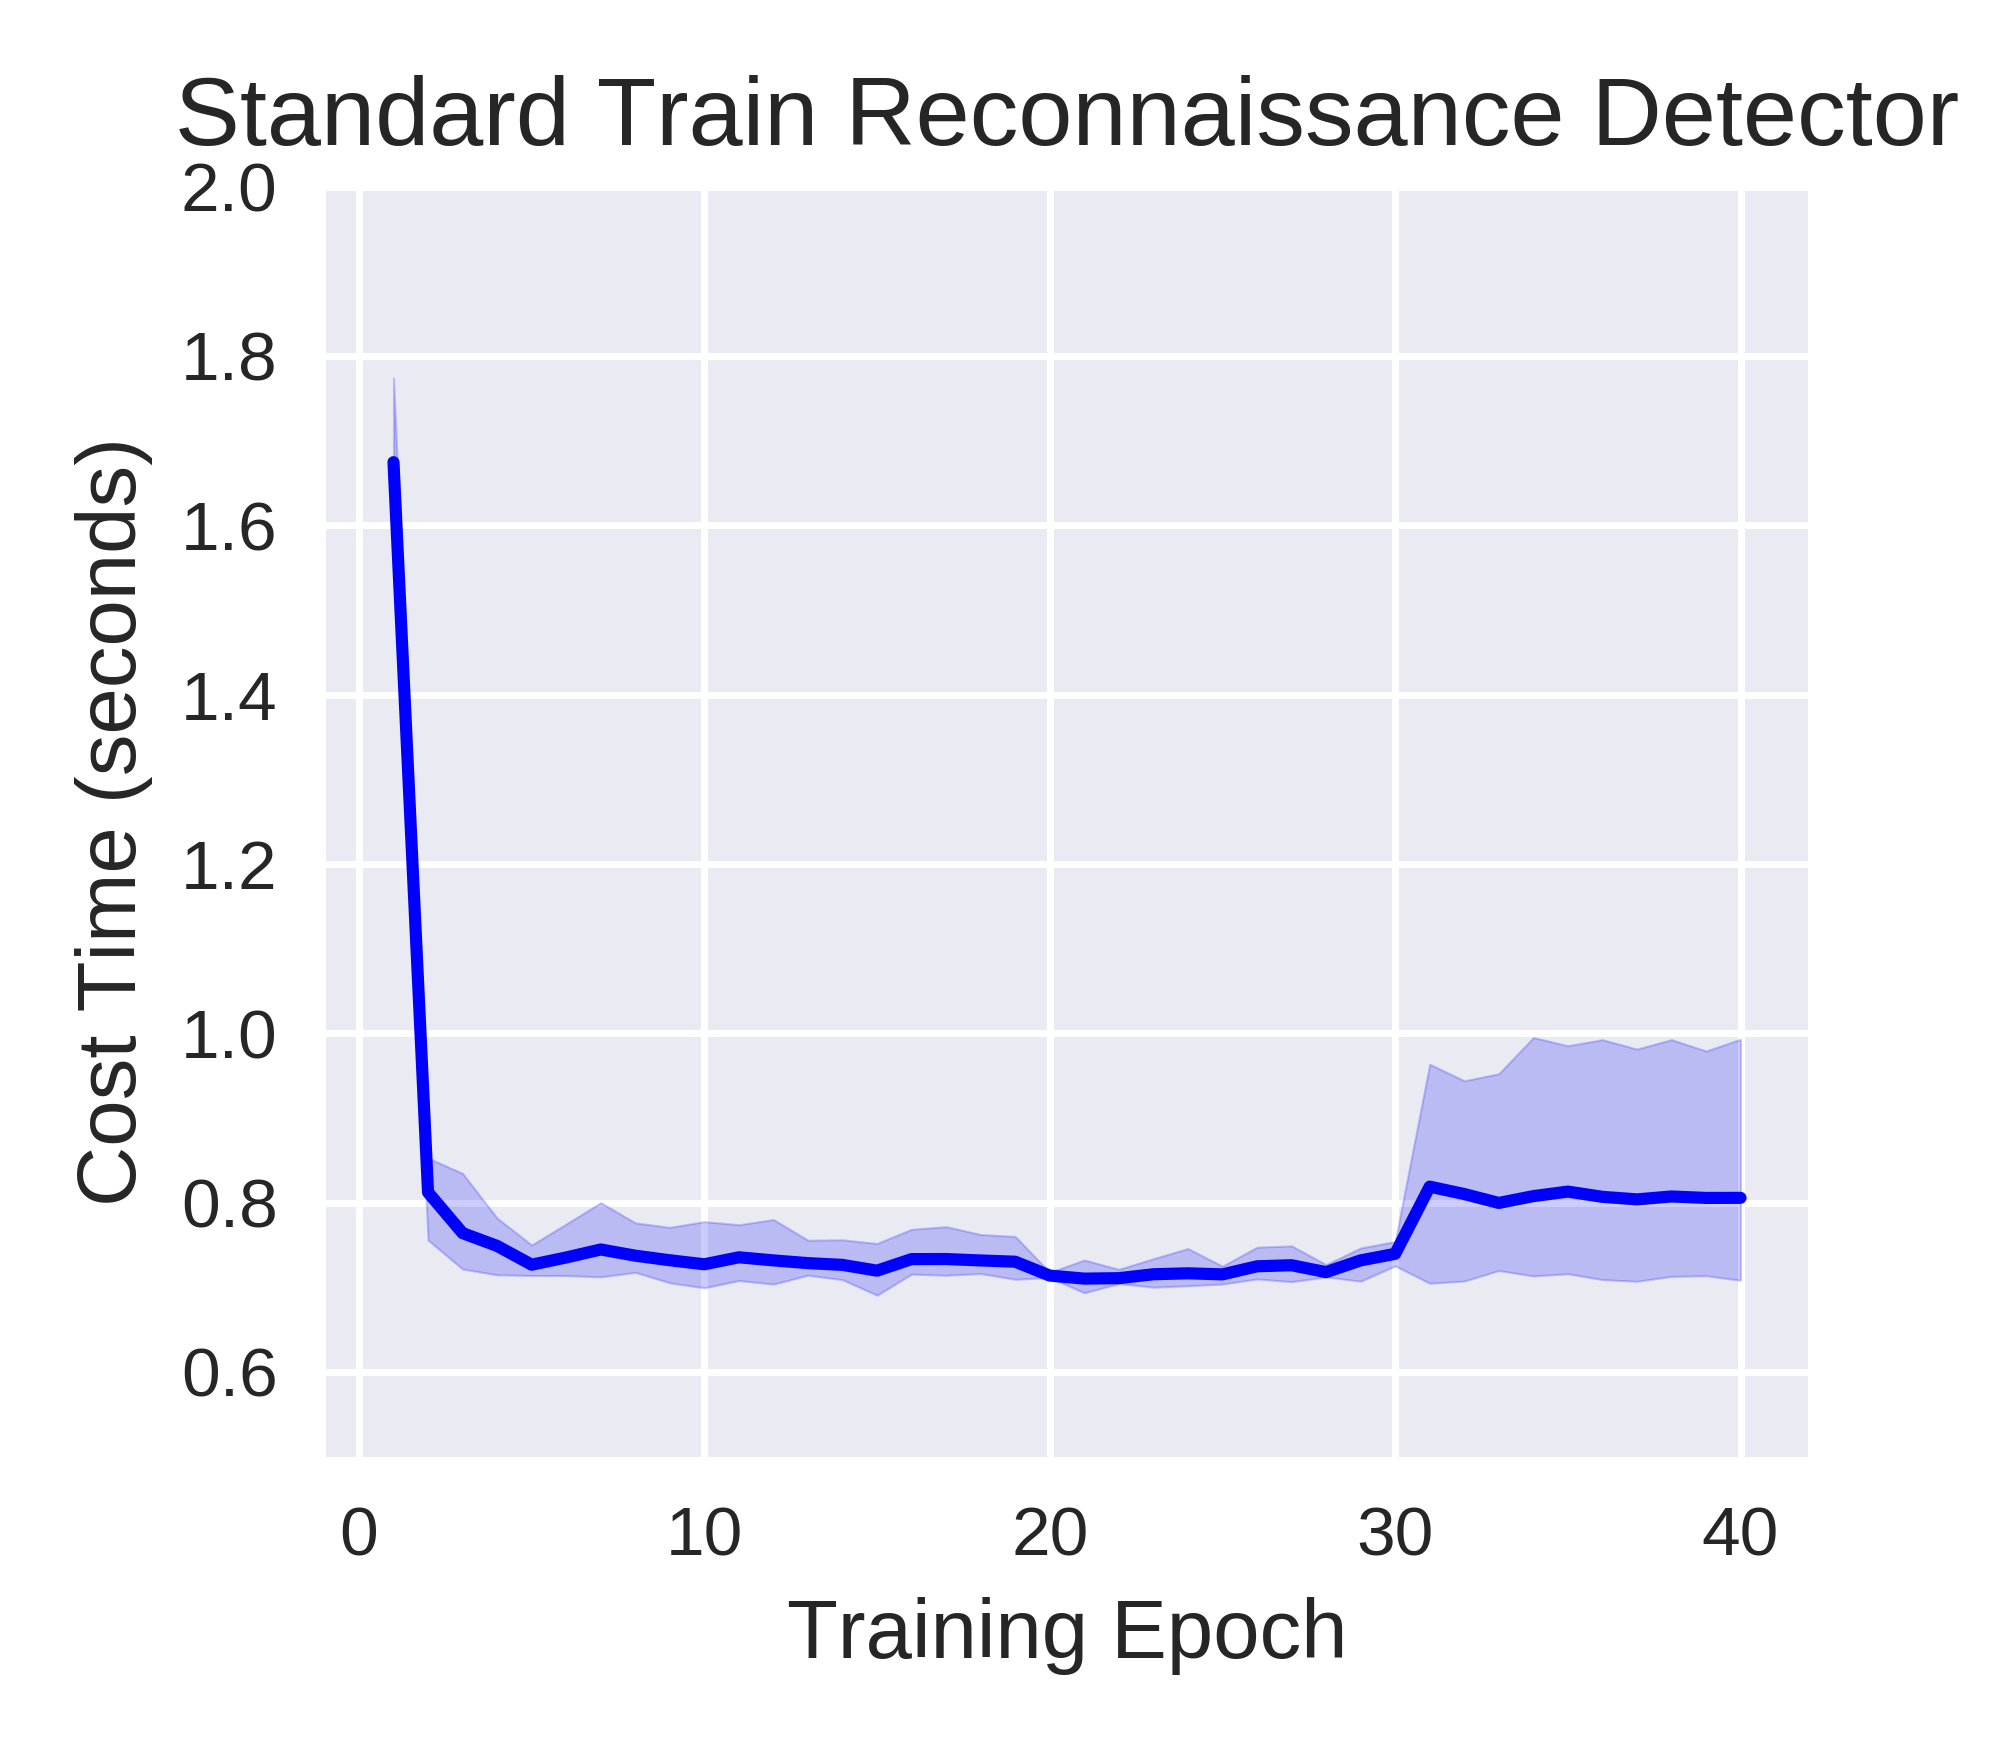

Recreate this plot in Python.
import matplotlib.pyplot as plt
import pandas as pd
import seaborn as sns

stdtrain_reconnaissance_40epoch_costtime_file = pd.read_csv('stdtrain-reconnaissance-40epoch-costtime-seed012.csv')
stdtrain_reconnaissance_40epoch_costtime_df = pd.DataFrame(stdtrain_reconnaissance_40epoch_costtime_file)

stdtrain_reconnaissance_40epoch_costtime_seed_0_df = stdtrain_reconnaissance_40epoch_costtime_df.drop(columns=['seed1','seed2'])  
stdtrain_reconnaissance_40epoch_costtime_seed_0_df.rename(columns={'seed0': 'costtime'}, inplace=True)

stdtrain_reconnaissance_40epoch_costtime_seed_1_df = stdtrain_reconnaissance_40epoch_costtime_df.drop(columns=['seed0','seed2'])  
stdtrain_reconnaissance_40epoch_costtime_seed_1_df.rename(columns={'seed1': 'costtime'}, inplace=True)

stdtrain_reconnaissance_40epoch_costtime_seed_2_df = stdtrain_reconnaissance_40epoch_costtime_df.drop(columns=['seed0','seed1'])  
stdtrain_reconnaissance_40epoch_costtime_seed_2_df.rename(columns={'seed2': 'costtime'}, inplace=True)

print("stdtrain_reconnaissance_40epoch_costtime_df:\n",stdtrain_reconnaissance_40epoch_costtime_df)  
print("stdtrain_reconnaissance_40epoch_costtime_seed_0_df:\n",stdtrain_reconnaissance_40epoch_costtime_seed_0_df)  
print("stdtrain_reconnaissance_40epoch_costtime_seed_1_df:\n",stdtrain_reconnaissance_40epoch_costtime_seed_1_df)  
print("stdtrain_reconnaissance_40epoch_costtime_seed_2_df:\n",stdtrain_reconnaissance_40epoch_costtime_seed_2_df)  



stdtrain_reconnaissance_40epoch_costtime_merge_df = pd.concat([stdtrain_reconnaissance_40epoch_costtime_seed_0_df, stdtrain_reconnaissance_40epoch_costtime_seed_1_df, stdtrain_reconnaissance_40epoch_costtime_seed_2_df])
# stdtrain_reconnaissance_40epoch_costtime_merge_df = pd.concat([stdtrain_reconnaissance_40epoch_costtime_df, stdtrain_reconnaissance_40epoch_costtime_df, stdtrain_reconnaissance_40epoch_costtime_df])

print("stdtrain_reconnaissance_40epoch_costtime_merge_df:\n",stdtrain_reconnaissance_40epoch_costtime_merge_df)  

stdtrain_reconnaissance_40epoch_costtime_merge_df = stdtrain_reconnaissance_40epoch_costtime_merge_df.reset_index(drop=True)

print("stdtrain_reconnaissance_40epoch_costtime_merge_df:\n",stdtrain_reconnaissance_40epoch_costtime_merge_df)  


# sns.set_theme(style="darkgrid")
plt.style.use('seaborn') 
# plt.style.use('default') 
# plt.style.use('seaborn-deep') 

# plt.figure(figsize=(4, 3.5), dpi=500)
_, ax = plt.subplots(nrows=1, ncols=1, figsize=(4, 3.5), tight_layout=True, dpi=500) #dpi=100 分辨率


sns_plot=sns.lineplot(data=stdtrain_reconnaissance_40epoch_costtime_merge_df, x='epoch', y='costtime', color='b')
ax.set_xlabel('Training Epoch', fontsize=12)
ax.set_ylabel('Cost Time (seconds)', fontsize=12)
ax.set_title('Standard Train Reconnaissance Detector', fontsize=14); 
plt.ylim(0.5, 2)
# plt.ylim(-5, 105)
# 调整横坐标显示范围
# plt.xlim(0, 40)
# 调整横坐标显示范围
# plt.xlim(1, 40)

savepath = f'/home/huan1932/ARIoTEDef-Actual/drawfigure/Section8.6/training-time/reconDec'
savename = f'line-shadow-figure-stdtrain-reconnaissance-40epoch-costtime-seed012'
plt.savefig(fname=f'{savepath}/{savename}.png',dpi=500)
plt.close   
